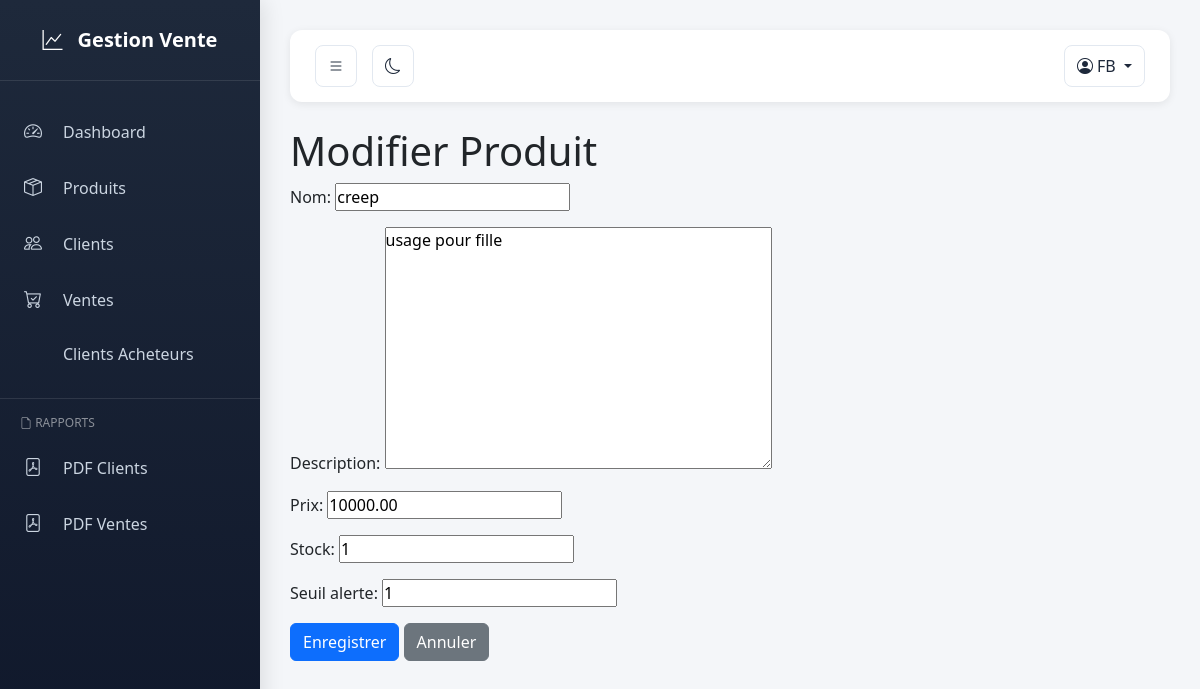
Before: /produits/modifier/2/ (signed in) with the older database file.
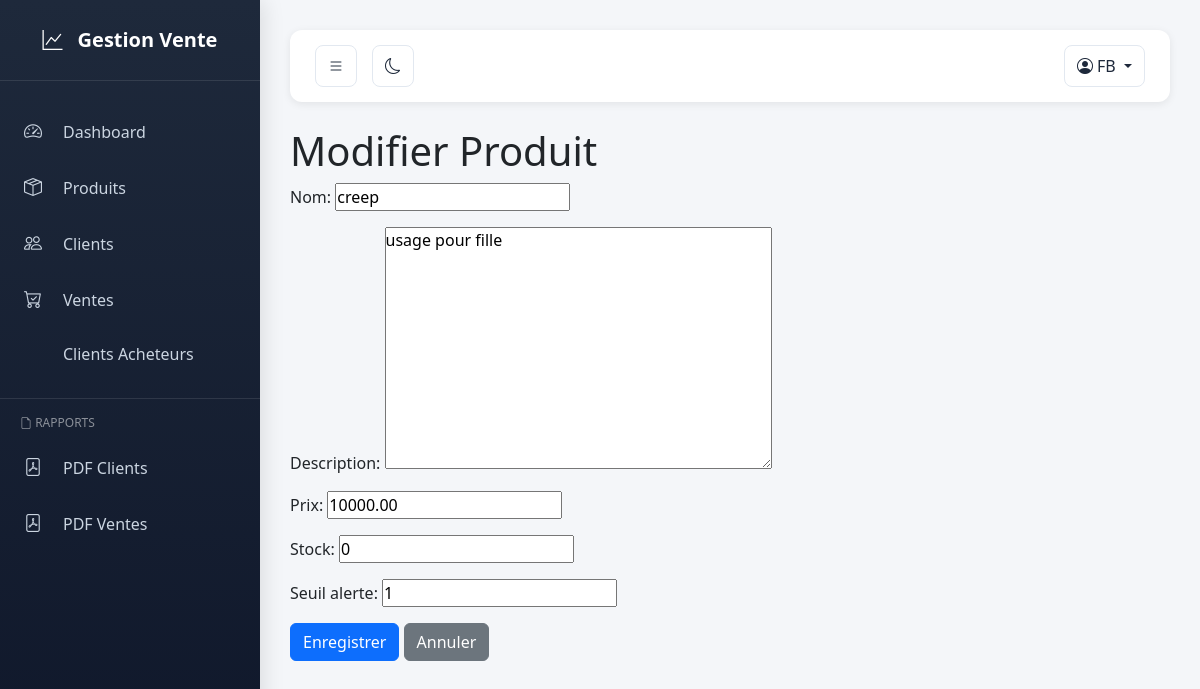
After: the same page with the newer database file.
### vente/models.py (models this page shows, shortened)
class Produit(models.Model):
    nom = models.CharField(max_length=200)
    description = models.TextField(blank=True)
    prix = models.DecimalField(max_digits=10, decimal_places=2)
    stock = models.PositiveIntegerField(default=0)
    seuil_alerte = models.PositiveIntegerField(default=5)  # alerte stock faible

### vente/views.py (the view)
# urls.py: path('produits/modifier/<int:pk>/', views.modifier_produit, name='modifier_produit'),
@login_required
def modifier_produit(request, pk):
    produit = get_object_or_404(Produit, pk=pk)
    if request.method == 'POST':
        form = ProduitForm(request.POST, instance=produit)
        if form.is_valid():
            form.save()
            messages.success(request, "Produit modifié.")
            return redirect('vente:liste_produits')
    else:
        form = ProduitForm(instance=produit)
    return render(request, 'vente/modifier_produit.html', {'form': form, 'produit': produit})

### vente/forms.py
class ProduitForm(forms.ModelForm):
    class Meta:
        model = Produit
        fields = ['nom', 'description', 'prix', 'stock', 'seuil_alerte']

### vente/templates/vente/modifier_produit.html (shortened to what this page needs)
{% extends 'vente/base.html' %}
{% block content %}
<h1>{% if produit %}Modifier{% else %}Ajouter{% endif %} Produit</h1>
<form method="post">
  {{ form.as_p }}
  <button type="submit" class="btn btn-primary">Enregistrer</button>
  <a href="{% url 'vente:liste_produits' %}" class="btn btn-secondary">Annuler</a>
</form>
{% endblock %}

Changed rows visible on the page:
changed Produit "creep": stock "1" → "0"
